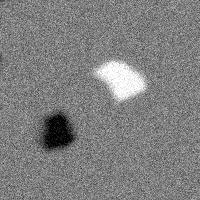
#> input picture exam/EXAM_MATERIAL/blobs.png, 200 x 200 px
$ jupyter execute --allow-errors exam_2022.ipynb
#> lines starting #> are read from the running program, lines starting #| are printed output that depends on the picture; after the words box and inside, x2 and y2 are one past the last pixel; in counts of white or black regions, pixels touching at a corner belong together; long printed decimals are rounded
# Exam 2022

[cell 1]
import os
import cv2
import scipy
import skimage
import slgbuilder
import numpy as np
import maxflow.fastmin
from skimage import io
import matplotlib.pyplot as plt

## Question 1

Gaussian derivative 2D Gaussian kernels can be used for feature detection in scalespace. Below we show some kernels related to the 2D first order Gaussian derivative
with σ = 1. The kernel values are shown in the spatial range ±2σ and the image next
to the kernel values is shown in the spatial range ±5σ.
Which kernel best represents the 2D first order Gaussian derivative used for scale-space
computation?

[cell 2]
def gauss_kernels(sigma, size=4):
    s = np.ceil(np.max([sigma*size, size]))
    x = np.arange(-s,s+1)
    x = x.reshape(x.shape + (1,))
    g = np.exp(-x**2/(2*sigma*sigma))
    g /= np.sum(g)
    dg = -x/(sigma*sigma)*g
    ddg = -1/(sigma*sigma)*g -x/(sigma*sigma)*dg
    return g, dg, ddg


g, dg, ddg = gauss_kernels(sigma=1, size=2)
g2d = np.outer(g,dg)
g2d

[cell 3]
g, dg, ddg = gauss_kernels(sigma=2, size=1)
g2d = np.outer(g,dg)
g2d

Answer: b

## Question 2

Scale-space blob detection The image blobs.png contains a bright and a dark
blob. The task is to detect the bright blob using Laplacian scale-space. We have precomputed a linear Laplacian scale-space and the result is available in the data folder
as the 3D image blobs_Laplace.tif with [scale, row, column] in the
three dimensions. You can load the blobs_Laplace.tif file using the function
skimage.io.imread in Python or tiffreadVolume in Matlab. The Laplacian
scale-space is computed using a kernel with scale t = 16 (σ = 4), and the first layer of
the image is at scale t = 16, the second layer at t = 32, etc.
At which scale and position (coordinates are 0-indexed) is the bright blob detected?

[cell 4]
def getGaussDerivative(t):
    '''
    Computes kernels of Gaussian and its derivatives.
    Parameters
    ----------
    t : float
        Vairance - t.

    Returns
    -------
    g : numpy array
        Gaussian.
    dg : numpy array
        First order derivative of Gaussian.
    ddg : numpy array
        Second order derivative of Gaussian
    dddg : numpy array
        Third order derivative of Gaussian.

    '''

    kSize = 5
    s = np.sqrt(t)
    x = np.arange(int(-np.ceil(s*kSize)), int(np.ceil(s*kSize))+1)
    x = np.reshape(x,(-1,1))
    g = np.exp(-x**2/(2*t))
    g = g/np.sum(g)
    dg = -x/t*g
    ddg = -g/t - x/t*dg
    dddg = -2*dg/t - x/t*ddg
    return g, dg, ddg, dddg

im = skimage.io.imread('EXAM_MATERIAL/blobs.png').astype(float)
#> im: shape (200, 200) float64; min 0, max 255, mean 127.4

t = 16
g, dg, ddg, dddg = getGaussDerivative(t)

r,c = im.shape
#> r = 200; c = 200
n = 400
L_blob_vol = np.zeros((r,c,n))
tStep = np.zeros(n)

Lg = im
for i in range(0,n):
    tStep[i] = t*i
    L_blob_vol[:,:,i] = tStep[i]*(cv2.filter2D(cv2.filter2D(Lg, -1, g), -1, ddg.T) +
        cv2.filter2D(cv2.filter2D(Lg, -1, ddg), -1, g.T))
    Lg = cv2.filter2D(cv2.filter2D(Lg, -1, g), -1, g.T)
#> this loop made 400 passes
#> pass 1, `Lg = cv2.filter2D(cv2.filter2D(Lg, -1, g), -1, g.T)`:
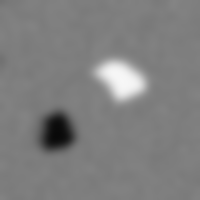
#> Lg: shape (200, 200) float64; min 9.22, max 247.1, mean 127.4
#> after the loop:
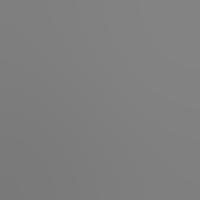
#> Lg: shape (200, 200) float64; min 121.8, max 131.6, mean 127.4
#> after the loop, tStep = 400 values from 0 to 6384


#%% find maxima in scale-space
thres = 40.0
coord_pos = skimage.feature.peak_local_max(L_blob_vol, threshold_abs = thres)
#> coord_pos = [[132, 57, 10]]
coord_neg = skimage.feature.peak_local_max(-L_blob_vol, threshold_abs = thres)
#> coord_neg = [[80, 122, 13]]
coord = np.r_[coord_pos,coord_neg]
#> coord = [[132, 57, 10], [80, 122, 13]]

# Show circles
theta = np.arange(0, 2*np.pi, step=np.pi/100)
theta = np.append(theta, 0)
circ = np.array((np.cos(theta),np.sin(theta)))
n = coord.shape[0]
#> n = 2
m = circ.shape[1]


#%%
scale = tStep[coord[:,2]]
#> scale = [160, 208]

[cell 5]
scale
#> Out = [160, 208]

[cell 6]
tStep[coord_neg[:,2]]
#> Out = [208]

[cell 7]
coord_neg
#> Out = [[80, 122, 13]]

#> (a cell that did not finish here is left out)

[cell 9]
208/16

#> (a cell that did not finish here is left out)

Answer: (e) Scale: 192, position (row, col): (80, 122)

## Question 3

[cell 11]
C16 = 4+350+1+45+147+36
#> C16 = 583

C16_l1 = 4+45
C16_l2 = 350+147
C16_l3 = 1+36

p16_l1 = C16_l1/C16
#> p16_l1 = 0.084
p16_l2 = C16_l2/C16
#> p16_l2 = 0.852
p16_l3 = C16_l3/C16
#> p16_l3 = 0.0635

print(f'l1: {p16_l1}, l2: {p16_l2}, l3: {p16_l3}')
#| l1: 0.08405, l2: 0.8525, l3: 0.06346
print(f'total: {p16_l1 + p16_l2 + p16_l3}')
#| total: 1.0

Answer: (c) [0.08, 0.85, 0.06]

## Question 4

Segmentation with image patches We wish to segment an image using image patches
as described in the lecture notes, Section 3.1.1. We have a gray-scale image of size
512 × 512, we use patches of size 7 × 7, and we segment to four labels.
What is the size of the resulting probability image?

Answer: (c) 506 × 506 × 4

## Question 5

Matching SIFT features SIFT features have been computed for the two images
kidney_1.png and kidney_2.png shown below. The descriptors are stored in
the files SIFT_1_descriptors.txt and SIFT_2_descriptors.txt, available in the data folder. The spatial positions where the SIFT features are detected
are in the files SIFT_1_coordinates.txt and SIFT_2_coordinates.txt,
which are also available. In all file names the numbers 1 and 2 refer to the image
number. We consider the first feature from Image 1, i.e. the first row of the file
SIFT_1_descriptors.txt.

[cell 12]
coords1 = np.loadtxt('EXAM_MATERIAL/SIFT_1_coordinates.txt')
des1 = np.loadtxt('EXAM_MATERIAL/SIFT_1_descriptors.txt')
coords2 = np.loadtxt('EXAM_MATERIAL/SIFT_2_coordinates.txt')
des2 = np.loadtxt('EXAM_MATERIAL/SIFT_2_descriptors.txt')

[cell 13]
p1 = coords1[0]
p1

[cell 14]
closest_match = np.argmin(np.linalg.norm(coords2-p1), axis=0)
closest_match

[cell 15]
np.sqrt(np.sum(des1[0,:]-des2[0,:])**2)

## Question 6

Feature-based image registration By matching the SIFT features, as shown in the
figure, we have obtained correspondence between feature points. Based on this we
want to register the images, as described in the lecture note. We have computed the
following covariance matrix
C =
[
191955 −937044
552183 379358 ]
,
that we use for computing the transformation

[cell 16]
C = np.array([
    [191955, -937044],
    [552183, 379358]
])
C

[cell 17]
U, S, VT = np.linalg.svd(C)

[cell 18]
R_hat = U@VT

[cell 19]
D = np.array([
    [1, 0],
    [0, np.linalg.det(R_hat)]
])
R = R_hat @ D

[cell 20]
np.arccos(R[0,0])/np.pi*180

Answer: (f) 69.0

## Question 7

Gaussian convolution Which statement is correct?

Answer: (b) To ensure high precision when iteratively applying Gaussian kernels for a Gaussian scale-space, the kernels must have a large spatial support, e.g. ±4σ to ±5σ.

But not quite sure

## Question 8

MRF prior energy Consider an MRF segmentation with three labels: 1, 2, and 3.
As in the lecture note, we use first-order neighborhood. We define 2-clique potentials
as
V2(fi
, fi
0 ) = 10|fi − fi
0 |
which is different than what we used in the lecture note. Consider the configuration
configuration.txt given in the illustration.

[cell 21]
I = np.loadtxt('EXAM_MATERIAL/configuration.txt')
I

[cell 22]
V2 = (10*np.abs(I[1:,:]-I[:-1,:])).sum() + (10*np.abs(I[:,1:] - I[:,:-1])).sum()
V2

Answer: (j) 300

## Question 9

Likelihood energy Consider segmentation of the image I, available in the data folder
as blended.png. Image values should be normalized to be in the range [0, 1] by
dividing the pixel values by 255 after loading.

[cell 23]
I = io.imread('EXAM_MATERIAL/blended.png').astype(float)
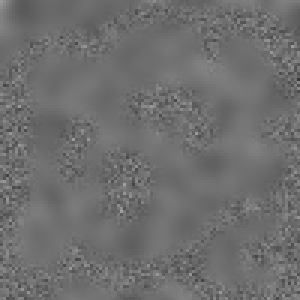
#> input picture exam/EXAM_MATERIAL/blended.png, 100 x 100 px (shown 3 times larger)
#> I: shape (100, 100) float64; min 56, max 162, mean 110.2
I = I/255
plt.imshow(I)

[cell 24]
I.shape
#> Out = (100, 100)

[cell 25]
def window_std(I):
    window = np.ones(shape=(5, 5))/25
    K_I2 = scipy.ndimage.convolve(I**2, window, mode='reflect')
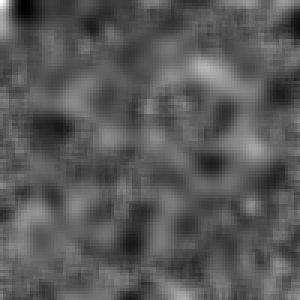
#> K_I2: shape (100, 100) float64 (shown 3 times larger); min 0.13, max 0.296, mean 0.188; drawn with min black and max white
    KI_2 = scipy.ndimage.convolve(I, window, mode='reflect')**2
    return np.sqrt(K_I2 - KI_2)
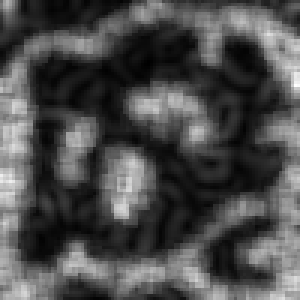
#> returned value: shape (100, 100) float64 (shown 3 times larger); min 0.0019, max 0.089, mean 0.0279; drawn with min black and max white

[cell 26]
S = window_std(I)
S.shape
#> Out = (100, 100)

[cell 27]
sigma_textured = 0.05
sigma_smooth = 0.01

V1 = np.stack([(sigma_textured - S)**2, (sigma_smooth - S)**2])
V1.shape
#> Out = (2, 100, 100)

[cell 28]
S0 = np.argmin(V1, axis=0)
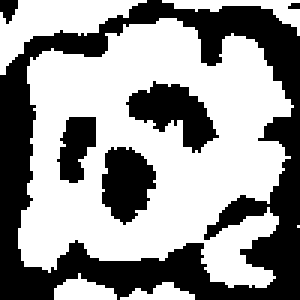
#> S0: shape (100, 100) int64 (shown 3 times larger); values 0 (black) and 1 (white), 59% white; 6 black regions (1 under 20 px), largest, box (x1, y1, x2, y2) and area: (0, 0, 100, 100) 3158, (42, 27, 73, 51) 370, (34, 49, 52, 75) 333, (19, 39, 32, 61) 195, (0, 0, 6, 8) 33
plt.imshow(S0)

[cell 29]
likelihood = np.sum(V1)
#> likelihood = 14.95
likelihood
#> Out = 14.95

Answer: (i) 14.95

## Question 10

[cell 30]
m_in = 0
m_out = 1

f_ext = (m_in - m_out) * (2*0 - m_in - m_out)
f_ext

Answer: (e) 1

## Question 11

Curve smoothing Consider a noisy curve in the illustration, available in the data
folder as hand_noisy.txt.

[cell 31]
I = np.loadtxt('EXAM_MATERIAL/hand_noisy.txt')
N = I.shape[0]
closed_ind = np.r_[np.arange(N),0] # for easy plotting a closed snake

fig, ax = plt.subplots()
ax.plot(I[closed_ind,0],I[closed_ind,1],'b')
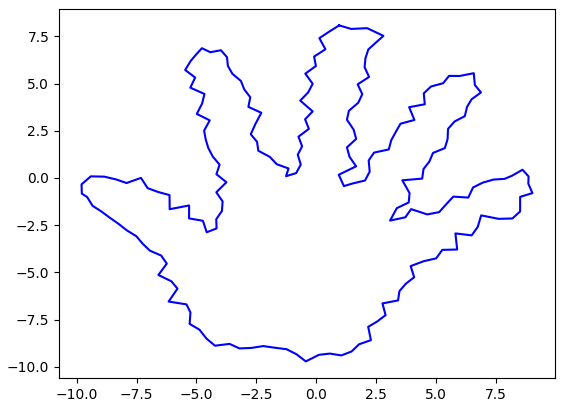
#> figure drawn by matplotlib, 1 panel

[cell 32]
def regularization_matrix(N, alpha, beta):
    """An NxN matrix for imposing elasticity and rigidity to snakes.
    Arguments: alpha is weigth for second derivative (elasticity),
    beta is weigth for (-)fourth derivative (rigidity)."""
    column = np.zeros(N)
    column[[-2,-1,0,1,2]] = alpha*np.array([0,1,-2,1,0]) + beta*np.array([-1,4,-6,4,-1])
    A = scipy.linalg.toeplitz(column)
    return(scipy.linalg.inv(np.eye(N)-A))


alpha = 100
beta = 0

smoothed1_I = np.matmul(regularization_matrix(N,alpha,beta),I)

alpha = 0
beta = 100
smoothed2_I = np.matmul(regularization_matrix(N,alpha,beta),I)

[cell 33]
N = smoothed1_I.shape[0]
closed_ind = np.r_[np.arange(N),0] # for easy plotting a closed snake

fig, ax = plt.subplots()
ax.plot(smoothed1_I[closed_ind,0],smoothed1_I[closed_ind,1],'b')
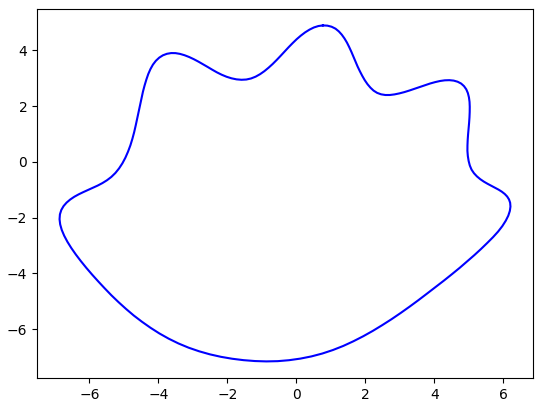
#> figure drawn by matplotlib, 1 panel

[cell 34]
N = smoothed2_I.shape[0]
closed_ind = np.r_[np.arange(N),0] # for easy plotting a closed snake

fig, ax = plt.subplots()
ax.plot(smoothed2_I[closed_ind,0],smoothed1_I[closed_ind,1],'b')
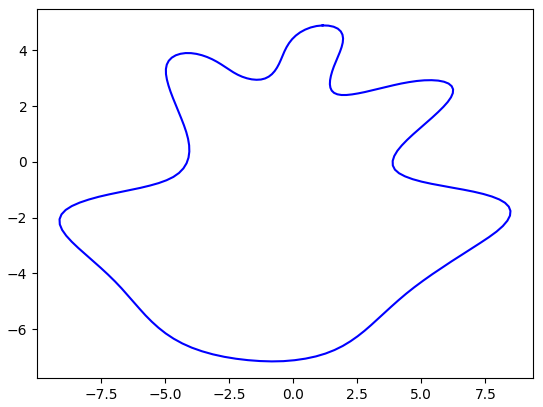
#> figure drawn by matplotlib, 1 panel

[cell 35]
def curve_length(X):
    d = X-np.roll(X, shift=1, axis=0)
    d = (d**2).sum(axis=1)
    d = (np.sqrt(d)).sum()
    return(d)

[cell 36]
L_smooth1 = curve_length(smoothed1_I)
L_smooth1

[cell 37]
L_smooth2 = curve_length(smoothed2_I)
L_smooth2

[cell 38]
L_smooth1-L_smooth2

Answer: (a) −38.4

## Question 12

What is the cost associated with a solution yielding surfaces s1 and s2?

[cell 39]
I = np.loadtxt('EXAM_MATERIAL/layers.txt')
I

[cell 40]
S1 = [2, 1, 2, 2, 1, 1, 1, 1, 1, 2]
S2 = [6, 5, 6, 5, 5, 5, 4, 5, 5, 5]

cost = (I[S1, np.arange(len(S1))]).sum()
cost += (I[S2, np.arange(len(S1))]).sum()

[cell 41]
fig, ax = plt.subplots()
ax.imshow(I)
ax.plot(S1, 'r')
ax.plot(S2, 'r')
ax.set_title(f'cost={cost}')
plt.show()
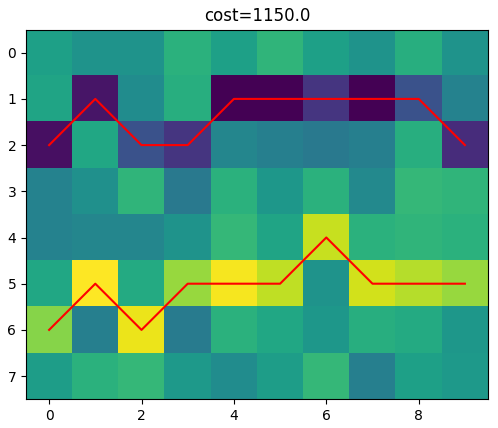
#> figure drawn by matplotlib, 1 panel
